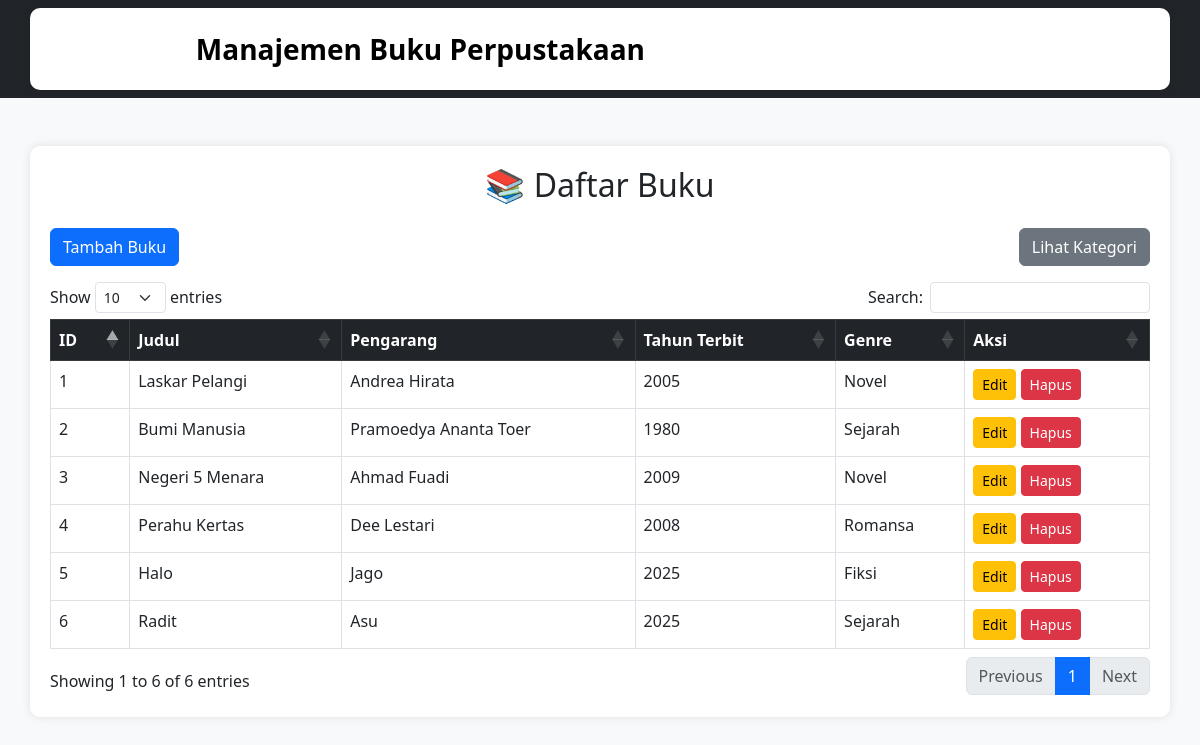
Screenshot of /library-app/books/index.php with the database file from the repository.
### tables this page shows
CREATE TABLE `books` (
  `id` int(11) NOT NULL,
  `title` varchar(255) NOT NULL,
  `author` varchar(255) NOT NULL,
  `published_year` year(4) NOT NULL,
  `genre` varchar(100) NOT NULL
);

### library-app/books/index.php (the view, shortened to what this page needs)
<?php
$database = new Database();
$conn = $database->getConnection();
$query = "SELECT * FROM books ORDER BY id DESC";
$stmt = $conn->prepare($query);
$stmt->execute();
$books = $stmt->fetchAll(PDO::FETCH_ASSOC);
?>
<!DOCTYPE html>
<html lang="en">
<head>
    <link rel="stylesheet" href="https://cdn.jsdelivr.net/npm/bootstrap@5.3.0/dist/css/bootstrap.min.css">
    <link rel="stylesheet" href="https://cdn.datatables.net/1.13.4/css/dataTables.bootstrap5.min.css">
</head>
<body>
<nav class="navbar navbar-expand-lg navbar-dark bg-dark">
    <div class="container">
        <a class="navbar-brand" href="#">Perpustakaan</a>
        <div class="mx-auto text-black fw-bold fs-3">Manajemen Buku Perpustakaan</div>
        <div class="collapse navbar-collapse" id="navbarNav">
            <ul class="navbar-nav ms-auto">
                <li class="nav-item"><a class="nav-link active" href="index.php">Daftar Buku</a></li>
                <li class="nav-item"><a class="nav-link" href="kategori.php">Kategori</a></li>
            </ul>
        </div>
    </div>
</nav>
    <div class="container mt-5">
        <h2 class="mb-4 text-center">📚 Daftar Buku</h2>
        <div class="d-flex justify-content-between mb-3">
            <a href="add.php" class="btn btn-primary">Tambah Buku</a>
            <a href="kategori.php" class="btn btn-secondary">Lihat Kategori</a>
        </div>
        <table id="booksTable" class="table table-bordered table-hover">
            <thead class="table-dark">
                <tr>
                    <th>ID</th>
                    <th>Judul</th>
                    <th>Pengarang</th>
                    <th>Tahun Terbit</th>
                    <th>Genre</th>
                    <th>Aksi</th>
                </tr>
            </thead>
            <tbody>
                <?php foreach ($books as $book): ?>
                    <tr>
                        <td><?= $book['id']; ?></td>
                        <td><?= $book['title']; ?></td>
                        <td><?= $book['author']; ?></td>
                        <td><?= $book['published_year']; ?></td>
                        <td><?= $book['genre']; ?></td>
                        <td>
                            <a href="edit.php?id=<?= $book['id']; ?>" class="btn btn-warning btn-sm">Edit</a>
                            <a href="delete.php?id=<?= $book['id']; ?>" class="btn btn-danger btn-sm" onclick="return confirm('Yakin ingin menghapus?');">Hapus</a>
                        </td>
                    </tr>
                <?php endforeach; ?>
            </tbody>
        </table>
    </div>
</body>
</html>

### library-app/books/index.php (style rules this page uses)
body { background-color: #f8f9fa; }
.container { background: white; padding: 20px; border-radius: 10px; box-shadow: 0px 0px 10px rgba(0, 0, 0, 0.1); }

### rows the page displays
books: id "6", title "Radit", author "Asu", published_year "2025", genre "Sejarah"
books: id "5", title "Halo", author "Jago", published_year "2025", genre "Fiksi"
books: id "4", title "Perahu Kertas", author "Dee Lestari", published_year "2008", genre "Romansa"
books: id "3", title "Negeri 5 Menara", author "Ahmad Fuadi", published_year "2009", genre "Novel"
books: id "2", title "Bumi Manusia", author "Pramoedya Ananta Toer", published_year "1980", genre "Sejarah"
books: id "1", title "Laskar Pelangi", author "Andrea Hirata", published_year "2005", genre "Novel"
